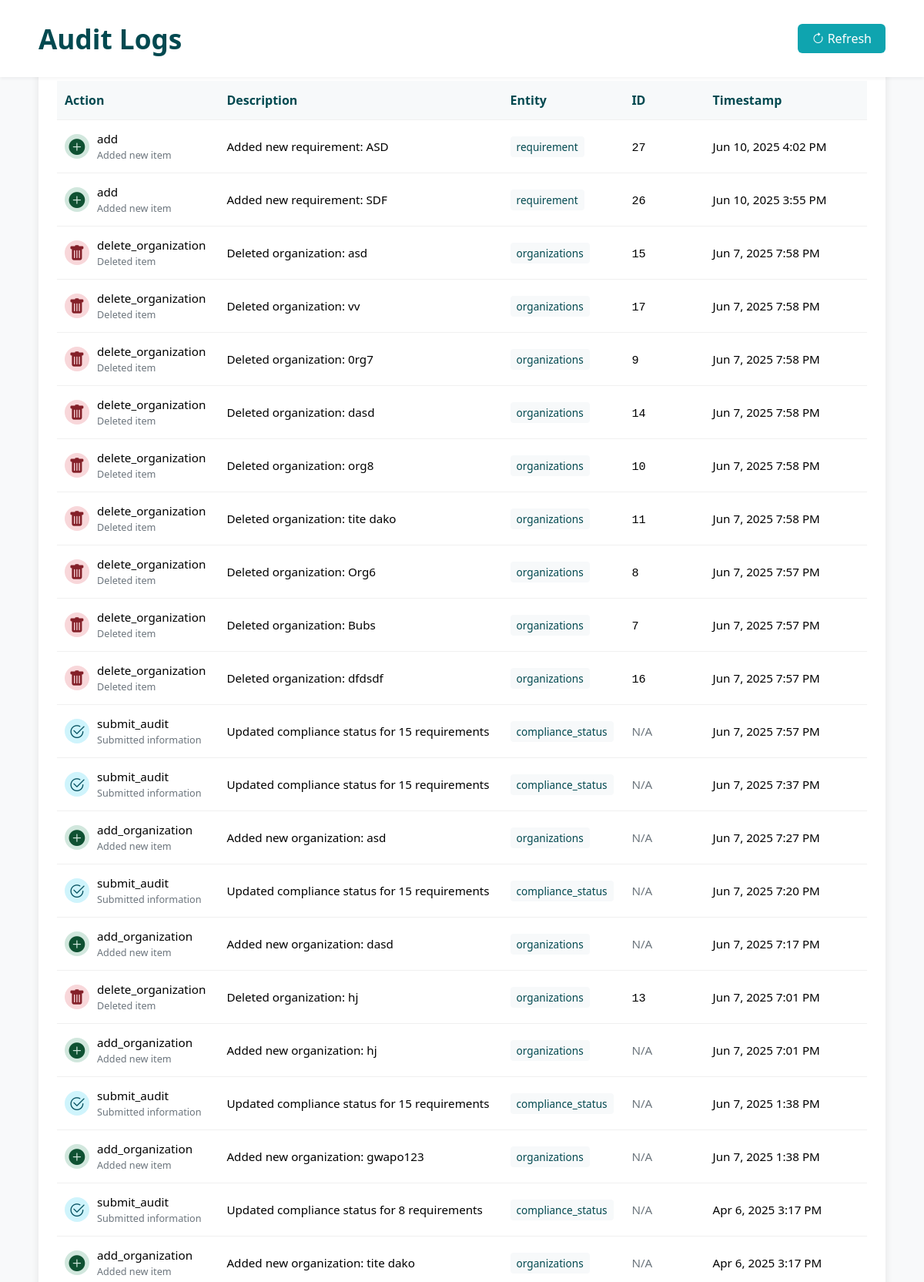
The page /logs.php (upper part) on the database its author committed.
### tables this page shows
CREATE TABLE `audit_logs` (
  `log_id` int(11) NOT NULL,
  `action_type` varchar(50) NOT NULL,
  `action_description` text DEFAULT NULL,
  `entity_name` varchar(50) DEFAULT NULL,
  `entity_id` int(11) DEFAULT NULL,
  `timestamp` timestamp NOT NULL DEFAULT current_timestamp()
);

### logs.php (the view, shortened to what this page needs)
<?php
$servername = "localhost";
$username = "root";
$password = "";
$dbname = "db_compliance_audit";
$logs = [];
$error = null;
$filter_action = isset($_GET['action_type']) ? $_GET['action_type'] : '';
$filter_entity = isset($_GET['entity_name']) ? $_GET['entity_name'] : '';
$filter_date = isset($_GET['date']) ? $_GET['date'] : '';
try {
    $conn = new PDO("mysql:host=$servername;dbname=$dbname", $username, $password);
    $conn->setAttribute(PDO::ATTR_ERRMODE, PDO::ERRMODE_EXCEPTION);
    $stmt = $conn->prepare("SHOW TABLES LIKE 'audit_logs'");
    $stmt->execute();
    $tableExists = $stmt->rowCount() > 0;
    if ($tableExists) {
        $query = "SELECT * FROM audit_logs WHERE 1=1";
        $params = [];
        $query .= " ORDER BY timestamp DESC LIMIT 100";
        $stmt = $conn->prepare($query);
        $stmt->execute($params);
        $logs = $stmt->fetchAll(PDO::FETCH_ASSOC);
    }
} catch(PDOException $e) {
    $error = "Database connection failed: " . $e->getMessage();
    $action_types = [];
    $entity_names = [];
}
function getActionStyles($actionType) {
    $actionType = strtolower($actionType ?? '');
    $styles = [
        'icon' => 'bi-question-circle',
        'class' => 'action-view',
        'description' => 'Viewed information'
    ];
    if (strpos($actionType, 'add') !== false || strpos($actionType, 'create') !== false) {
        $styles['icon'] = 'bi-plus-circle-fill';
        $styles['class'] = 'action-add';
        $styles['description'] = 'Added new item';
    } elseif (strpos($actionType, 'delete') !== false || strpos($actionType, 'remove') !== false) {
        $styles['icon'] = 'bi-trash-fill';
        $styles['class'] = 'action-delete';
        $styles['description'] = 'Deleted item';
    } elseif (strpos($actionType, 'update') !== false || strpos($actionType, 'edit') !== false) {
        $styles['icon'] = 'bi-pencil-fill';
        $styles['class'] = 'action-update';
        $styles['description'] = 'Updated information';
    } elseif (strpos($actionType, 'setup') !== false) {
        $styles['icon'] = 'bi-gear-fill';
        $styles['class'] = 'action-setup';
        $styles['description'] = 'System setup';
    } elseif (strpos($actionType, 'submit') !== false) {
        $styles['icon'] = 'bi-check2-circle';
        $styles['class'] = 'action-update';
        $styles['description'] = 'Submitted information';
    } elseif (strpos($actionType, 'login') !== false) {
        $styles['icon'] = 'bi-box-arrow-in-right';
        $styles['class'] = 'action-login';
        $styles['description'] = 'User logged in';
    } elseif (strpos($actionType, 'logout') !== false) {
        $styles['icon'] = 'bi-box-arrow-right';
        $styles['class'] = 'action-logout';
        $styles['description'] = 'User logged out';
    } elseif (strpos($actionType, 'role change') !== false) {
        $styles['icon'] = 'bi-person-badge';
        $styles['class'] = 'action-role';
        $styles['description'] = 'User role changed';
    } elseif (strpos($actionType, 'compliance status') !== false) {
        $styles['icon'] = 'bi-check-circle';
        $styles['class'] = 'action-compliance';
        $styles['description'] = 'Compliance status updated';
    } elseif (strpos($actionType, 'requirement') !== false) {
        $styles['icon'] = 'bi-list-check';
        $styles['class'] = 'action-requirement';
        $styles['description'] = 'Requirement updated';
    }
    return $styles;
}
function formatDate($timestamp) {
    $date = new DateTime($timestamp);
    $now = new DateTime();
    $diff = $now->diff($date);
    if ($diff->days == 0) {
        return 'Today at ' . $date->format('g:i A');
    } elseif ($diff->days == 1) {
        return 'Yesterday at ' . $date->format('g:i A');
    } else {
        return $date->format('M j, Y g:i A');
    }
}
?>
<!DOCTYPE html>
<html lang="en">
<head>
    <link rel="stylesheet" href="https://cdn.jsdelivr.net/npm/bootstrap-icons@1.10.0/font/bootstrap-icons.css">
    <link rel="stylesheet" href="css/logs2.css">
</head>
<body>
    <div class="page-header">
        <div class="container">
                <h1> Audit Logs</h1>
                <a href="logs.php" class="btn btn-primary">
                    <i class="bi bi-arrow-clockwise"></i> Refresh
                </a>
        </div>
    </div>
    <div class="container mb-5">
        <?php if ($error): ?>
            <div class="alert alert-danger">
                <i class="bi bi-exclamation-triangle-fill me-2"></i>
                <?php echo $error; ?>
            </div>
        <?php else: ?>
            <div class="card shadow">
                <div class="card-header bg-white d-flex justify-content-between align-items-center">
                    <h5 class="mb-0">System Activity Log</h5>
                    <span class="badge bg-secondary"><?php echo count($logs); ?> record(s)</span>
                </div>
                <div class="card-body p-0">
                    <?php if (empty($logs)): ?>
                        <div class="empty-state">
                            <i class="bi bi-journal"></i>
                            <h4>No Activity Logs Found</h4>
                            <p class="text-muted">
                                <?php if (!empty($filter_action) || !empty($filter_entity) || !empty($filter_date)): ?>
                                    No logs match your current filters. Try changing or clearing the filters.
                                <?php else: ?>
                                    System activities will be recorded here as you use the application.
                                <?php endif; ?>
                            </p>
                        </div>
                    <?php else: ?>
                        <div class="table-responsive">
                            <table class="table table-hover mb-0">
                                <thead class="table-light">
                                    <tr>
                                        <th style="width: 20%">Action</th>
                                        <th style="width: 35%">Description</th>
                                        <th style="width: 15%">Entity</th>
                                        <th style="width: 10%">ID</th>
                                        <th style="width: 20%">Timestamp</th>
                                    </tr>
                                </thead>
                                <tbody>
                                    <?php foreach ($logs as $log):
                                        $styles = getActionStyles($log['action_type']);
                                    ?>
                                        <tr>
                                            <td>
                                                <div class="d-flex align-items-center">
                                                    <div class="action-icon <?php echo $styles['class']; ?>">
                                                        <i class="bi <?php echo $styles['icon']; ?>"></i>
                                                    </div>
                                                    <div>
                                                        <div><?php echo htmlspecialchars($log['action_type']); ?></div>
                                                        <small class="text-muted"><?php echo $styles['description']; ?></small>
                                                    </div>
                                                </div>
                                            </td>
                                            <td>
                                                <?php echo htmlspecialchars($log['action_description']); ?>
                                            </td>
                                            <td>
                                                <?php if (!empty($log['entity_name'])): ?>
                                                    <span class="action-tag bg-light"><?php echo htmlspecialchars($log['entity_name'] ?? 'N/A'); ?></span>
                                                <?php else: ?>
                                                    <span class="text-muted">N/A</span>
                                                <?php endif; ?>
                                            </td>
                                            <td>
                                                <?php if (!empty($log['entity_id'])): ?>
                                                    <code><?php echo $log['entity_id']; ?></code>
                                                <?php else: ?>
                                                    <span class="text-muted">N/A</span>
                                                <?php endif; ?>
                                            </td>
                                            <td>
                                                <div data-bs-toggle="tooltip" data-bs-placement="left"
                                                     title="<?php echo date('F j, Y g:i:s A', strtotime($log['timestamp'])); ?>">
                                                    <?php echo formatDate($log['timestamp']); ?>
                                                </div>
                                            </td>
                                        </tr>
                                    <?php endforeach; ?>
                                </tbody>
                            </table>
                        </div>
                    <?php endif; ?>
                </div>
            </div>
        <?php endif; ?>
    </div>
</html>

### css/logs2.css (style rules this page uses)
body { background-color: #f8f9fa; font-family: 'Segoe UI', Arial, sans-serif; margin: 0; padding: 0; }
.container { max-width: 1100px; margin: 0 auto; padding: 0 24px; }
.page-header { background: #fff; padding: 0 0px; margin-bottom: 20px; box-shadow: 0 2px 4px rgba(0, 0, 0, 0.05); height: 100px; display: flex; align-items: center; position: fixed; width: 100%; font-weight: bold; }
.page-header .container { display: flex; justify-content: space-between; align-items: center; width: 100%; }
.page-header h1 { color: #024950; font-weight: bold; font-size: 2.2rem; margin: 0; }
.card { border-radius: 10px; box-shadow: 0 4px 6px rgba(0, 0, 0, 0.1); margin-bottom: 20px; background: #fff; padding: 0; }
.card-header { color: #024950; background: #fff; border-bottom: 1px solid #e9ecef; padding: 18px 24px; border-radius: 10px 10px 0 0; font-size: 1.1rem; font-weight: 600; }
.card-body { padding: 24px; }
.table { width: 100%; border-collapse: separate; border-spacing: 0; background: #fff; font-size: 0.95rem; }
.table th, .table td { padding: 14px 10px; text-align: left; border-bottom: 1px solid #f0f0f0; }
.table th { background: #f7f9fa; color: #024950; font-weight: 600; font-size: 1rem; }
.table-responsive { width: 100%; overflow-x: auto; }
.btn { display: inline-block; font-weight: 500; color: #fff; background-color: #0FA4AF; border: none; border-radius: 6px; padding: 8px 18px; font-size: 1rem; cursor: pointer; transition: background 0.2s; text-decoration: none; }
.btn-primary { background-color: #0FA4AF; }
.badge { display: inline-block; padding: 5px 12px; border-radius: 15px; font-size: 13px; font-weight: 600; background: #e2e3e5; color: #41464b; }
.bg-secondary { background: #e2e3e5; color: #41464b; }
.action-icon { width: 32px; height: 32px; display: flex; align-items: center; justify-content: center; border-radius: 50%; margin-right: 10px; font-size: 1.3rem; }
.action-add { background-color: #d1e7dd; color: #0f5132; }
.action-delete { background-color: #f8d7da; color: #842029; }
.action-update { background-color: #cff4fc; color: #055160; }
.action-tag { display: inline-block; padding: 0.25rem 0.5rem; border-radius: 0.25rem; font-size: 0.85rem; font-weight: 500; background: #f7f9fa; color: #024950; }
.text-muted { color: #6c757d !important; }
.bg-light { background: #f7f9fa !important; }
.d-flex { display: flex; }
.justify-content-between { justify-content: space-between; }
.align-items-center { align-items: center; }
.mb-0 { margin-bottom: 0; }
.mb-5 { margin-bottom: 3rem; }
.shadow { box-shadow: 0 4px 12px rgba(0,0,0,0.08); }

### rows shown on the page
audit_logs: action_type "add", action_type "Added new item", action_description "Added new requirement: ASD", entity_name "requirement", entity "27", timestamp "Jun 10, 2025 4:02 PM"
audit_logs: action_type "add", action_type "Added new item", action_description "Added new requirement: SDF", entity_name "requirement", entity "26", timestamp "Jun 10, 2025 3:55 PM"
audit_logs: action_type "delete_organization", action_type "Deleted item", action_description "Deleted organization: asd", entity_name "organizations", entity "15", timestamp "Jun 7, 2025 7:58 PM"
audit_logs: action_type "delete_organization", action_type "Deleted item", action_description "Deleted organization: vv", entity_name "organizations", entity "17", timestamp "Jun 7, 2025 7:58 PM"
audit_logs: action_type "delete_organization", action_type "Deleted item", action_description "Deleted organization: 0rg7", entity_name "organizations", entity "9", timestamp "Jun 7, 2025 7:58 PM"
audit_logs: action_type "delete_organization", action_type "Deleted item", action_description "Deleted organization: dasd", entity_name "organizations", entity "14", timestamp "Jun 7, 2025 7:58 PM"
audit_logs: action_type "delete_organization", action_type "Deleted item", action_description "Deleted organization: org8", entity_name "organizations", entity "10", timestamp "Jun 7, 2025 7:58 PM"
audit_logs: action_type "delete_organization", action_type "Deleted item", action_description "Deleted organization: tite dako", entity_name "organizations", entity "11", timestamp "Jun 7, 2025 7:58 PM"
audit_logs: action_type "delete_organization", action_type "Deleted item", action_description "Deleted organization: Org6", entity_name "organizations", entity "8", timestamp "Jun 7, 2025 7:57 PM"
audit_logs: action_type "delete_organization", action_type "Deleted item", action_description "Deleted organization: Bubs", entity_name "organizations", entity "7", timestamp "Jun 7, 2025 7:57 PM"
audit_logs: action_type "delete_organization", action_type "Deleted item", action_description "Deleted organization: dfdsdf", entity_name "organizations", entity "16", timestamp "Jun 7, 2025 7:57 PM"
audit_logs: action_type "submit_audit", action_type "Submitted information", action_description "Updated compliance status for 15 requirements", entity_name "compliance_status", shows "N/A", timestamp "Jun 7, 2025 7:57 PM"
audit_logs: action_type "submit_audit", action_type "Submitted information", action_description "Updated compliance status for 15 requirements", entity_name "compliance_status", shows "N/A", timestamp "Jun 7, 2025 7:37 PM"
audit_logs: action_type "add_organization", action_type "Added new item", action_description "Added new organization: asd", entity_name "organizations", shows "N/A", timestamp "Jun 7, 2025 7:27 PM"
audit_logs: action_type "submit_audit", action_type "Submitted information", action_description "Updated compliance status for 15 requirements", entity_name "compliance_status", shows "N/A", timestamp "Jun 7, 2025 7:20 PM"
audit_logs: action_type "add_organization", action_type "Added new item", action_description "Added new organization: dasd", entity_name "organizations", shows "N/A", timestamp "Jun 7, 2025 7:17 PM"
audit_logs: action_type "delete_organization", action_type "Deleted item", action_description "Deleted organization: hj", entity_name "organizations", entity "13", timestamp "Jun 7, 2025 7:01 PM"
audit_logs: action_type "add_organization", action_type "Added new item", action_description "Added new organization: hj", entity_name "organizations", shows "N/A", timestamp "Jun 7, 2025 7:01 PM"
audit_logs: action_type "submit_audit", action_type "Submitted information", action_description "Updated compliance status for 15 requirements", entity_name "compliance_status", shows "N/A", timestamp "Jun 7, 2025 1:38 PM"
audit_logs: action_type "add_organization", action_type "Added new item", action_description "Added new organization: gwapo123", entity_name "organizations", shows "N/A", timestamp "Jun 7, 2025 1:38 PM"
audit_logs: action_type "submit_audit", action_type "Submitted information", action_description "Updated compliance status for 8 requirements", entity_name "compliance_status", shows "N/A", timestamp "Apr 6, 2025 3:17 PM"
audit_logs: action_type "add_organization", action_type "Added new item", action_description "Added new organization: tite dako", entity_name "organizations", shows "N/A", timestamp "Apr 6, 2025 3:17 PM"
